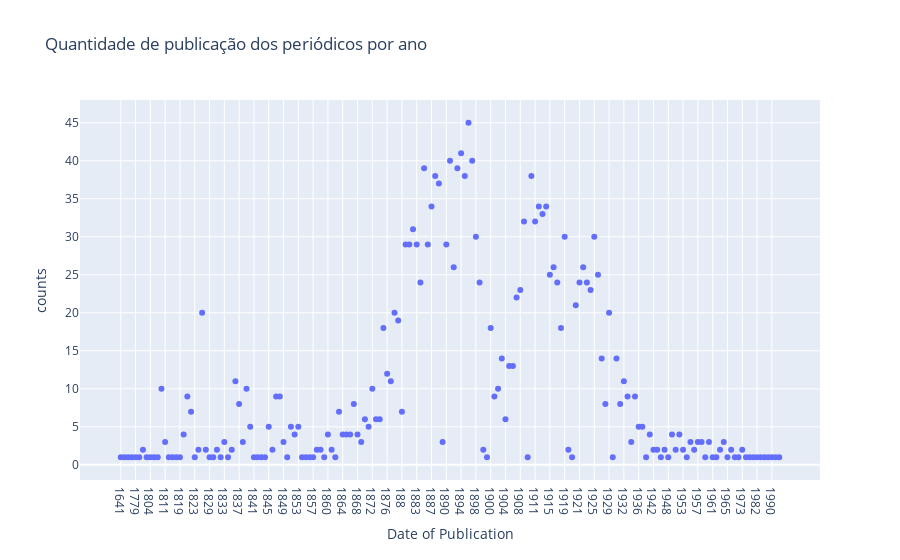

Notebook cell for this chart:
### Code cell
# Criar scatter plot com os dados de datas de publicação com as datas de publicação no eixo Y
fig5 = px.scatter(df_date, x='Date of Publication', y='counts', title='Quantidade de publicação dos periódicos por ano')
fig5.show()

### Figure 1 — Plotly figure (JSON) as saved in the notebook; plotly's stock layout.template omitted (floating-point values rounded to 4 significant figures; data arrays with more than 128 entries replaced by an {"elided": "..."} marker saying what was removed)
{"data": [{"hovertemplate": "Date of Publication=%{x}<br>counts=%{y}<extra></extra>", "legendgroup": "", "marker": {"color": "#636efa", "symbol": "circle"}, "mode": "markers", "name": "", "orientation": "v", "showlegend": false, "type": "scatter", "x": {"elided": "179 str values"}, "xaxis": "x", "y": {"elided": "179 int values"}, "yaxis": "y"}], "layout": {"legend": {"tracegroupgap": 0}, "title": {"text": "Quantidade de publicação dos periódicos por ano"}, "xaxis": {"anchor": "y", "domain": [0, 1], "title": {"text": "Date of Publication"}}, "yaxis": {"anchor": "x", "domain": [0, 1], "title": {"text": "counts"}}}}
